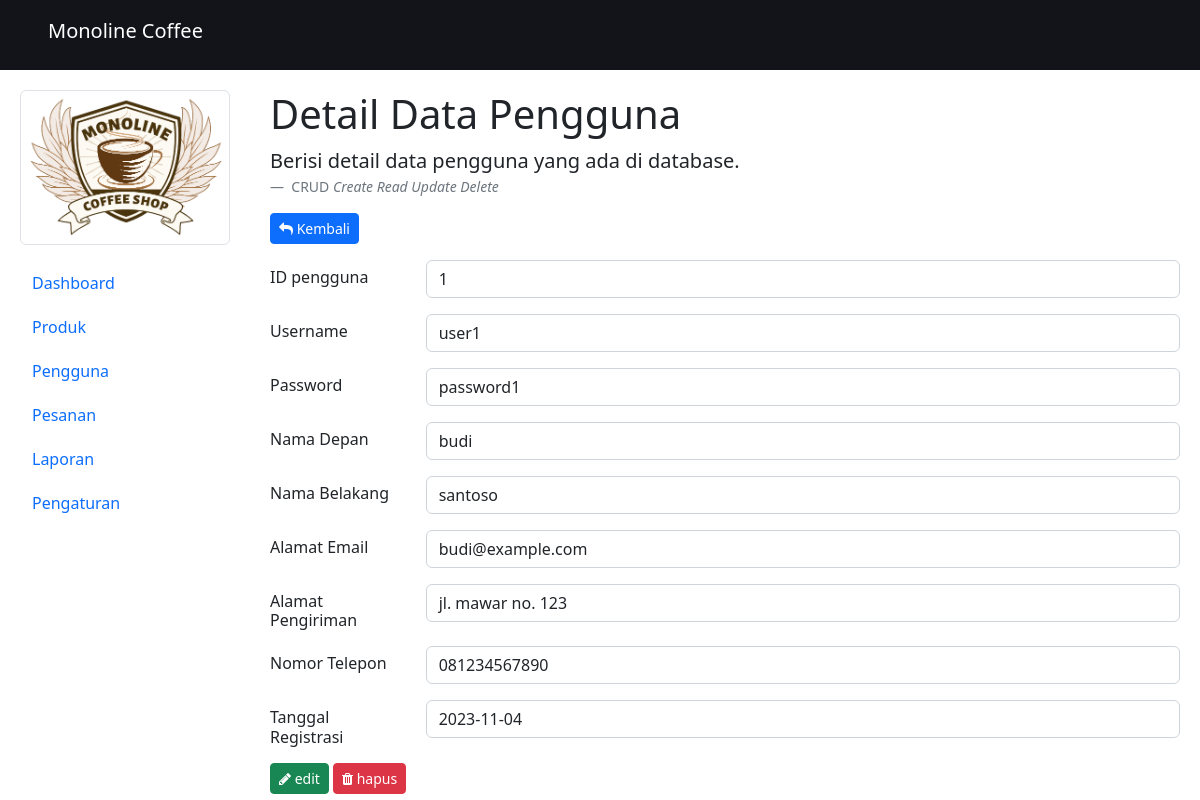
The page /admin/detail-pengguna.php?detail-pengguna=1 on the database its author committed.
### tables this page shows
CREATE TABLE `tb_pengguna` (
  `id_pengguna` int(11) NOT NULL,
  `username` varchar(20) NOT NULL,
  `password` varchar(20) NOT NULL,
  `nama_depan` varchar(50) DEFAULT NULL,
  `nama_belakang` varchar(50) DEFAULT NULL,
  `alamat_email` varchar(100) NOT NULL,
  `alamat_pengiriman` varchar(255) DEFAULT NULL,
  `nomor_telepon` varchar(15) DEFAULT NULL,
  `tanggal_registrasi` date DEFAULT NULL
);

### admin/detail-pengguna.php (the view)
<?php include('header.php'); ?>
        <section class="main">
            <h1 class="">Detail Data Pengguna</h1>
            <figure>
                <blockquote class="blockquote">
                    <p>Berisi detail data pengguna yang ada di database.</p>
                </blockquote>
                <figcaption class="blockquote-footer">
                    CRUD <cite title="Source Title">Create Read Update Delete</cite>
                </figcaption>
            </figure>
            <a href="pengguna.php" type="button" class="btn btn-primary btn-sm mb-3">
                <i class="fa fa-reply"></i>
                Kembali
            </a>
            <?php
                if(isset($_GET['detail-pengguna'])):
                    $id_pengguna = $_GET['detail-pengguna'];
                    $query = mysqli_query($koneksi, "SELECT * FROM tb_pengguna WHERE id_pengguna = '$id_pengguna'");
                    $data = mysqli_fetch_array($query);
            ?>
                <div class="responsive">
                    <div class="row mb-2">
                        <div class="col-md-2 pt-2"><h6>ID pengguna</h6></div>
                        <div class="col-md-10"><h6 class="form-control"><?php echo $data['id_pengguna']; ?></h6></div>
                    </div>
                    <div class="row mb-2">
                        <div class="col-md-2 pt-2"><h6>Username</h6></div>
                        <div class="col-md-10"><h6 class="form-control"><?php echo $data['username']; ?></h6></div>
                    </div>
                    <div class="row mb-2">
                        <div class="col-md-2 pt-2"><h6>Password</h6></div>
                        <div class="col-md-10"><h6 class="form-control"><?php echo $data['password']; ?></h6></div>
                    </div>
                    <div class="row mb-2">
                        <div class="col-md-2 pt-2"><h6>Nama Depan</h6></div>
                        <div class="col-md-10"><h6 class="form-control"><?php echo $data['nama_depan']; ?></h6></div>
                    </div>
                    <div class="row mb-2">
                        <div class="col-md-2 pt-2"><h6>Nama Belakang</h6></div>
                        <div class="col-md-10"><h6 class="form-control"><?php echo $data['nama_belakang']; ?></h6></div>
                    </div>
                    <div class="row mb-2">
                        <div class="col-md-2 pt-2"><h6>Alamat Email</h6></div>
                        <div class="col-md-10"><h6 class="form-control"><?php echo $data['alamat_email']; ?></h6></div>
                    </div>
                    <div class="row mb-2">
                        <div class="col-md-2 pt-2"><h6>Alamat Pengiriman</h6></div>
                        <div class="col-md-10"><h6 class="form-control"><?php echo $data['alamat_pengiriman']; ?></h6></div>
                    </div>
                    <div class="row mb-2">
                        <div class="col-md-2 pt-2"><h6>Nomor Telepon</h6></div>
                        <div class="col-md-10"><h6 class="form-control"><?php echo $data['nomor_telepon']; ?></h6></div>
                    </div>
                    <div class="row mb-2">
                        <div class="col-md-2 pt-2"><h6>Tanggal Registrasi</h6></div>
                        <div class="col-md-10"><h6 class="form-control"><?php echo $data['tanggal_registrasi']; ?></h6></div>
                    </div>
                    <div class="row mb-2">
                        <div class="col">
                            <a href="edit-pengguna.php?edit-pengguna=<?php echo $data['id_pengguna']; ?>" type="button" class="btn btn-success btn-sm">
                                <i class="fa fa-pencil"></i>
                                edit
                            </a>
                            <a href="proses-pengguna.php?hapus-pengguna=<?php echo $data['id_pengguna']; ?>" type="button" class="btn btn-danger btn-sm" onclick="return confirm('Apakah anda yakin ingin menghapus data tersebut ???')">
                                <i class="fa fa-trash"></i>
                                hapus
                            </a>
                        </div>
                    </div>
                </div>
            <?php endif; ?>
        </section>
<?php include('footer.php'); ?>

### admin/header.php (style rules this page uses)
:root { --main-color: #d3ad7f; --black: #13131a; --white: #fff; }
* { margin: 0; padding: 0; box-sizing: border-box; transition: .2s linear; }
.main { grid-area: main; padding: 20px; background: var(--white); overflow: auto; }

### rows shown on the page
tb_pengguna: id_pengguna "1", username "user1", password "password1", nama_depan "budi", nama_belakang "santoso", alamat_email "budi@example.com", alamat_pengiriman "jl. mawar no. 123", nomor_telepon "081234567890", tanggal_registrasi "2023-11-04"
